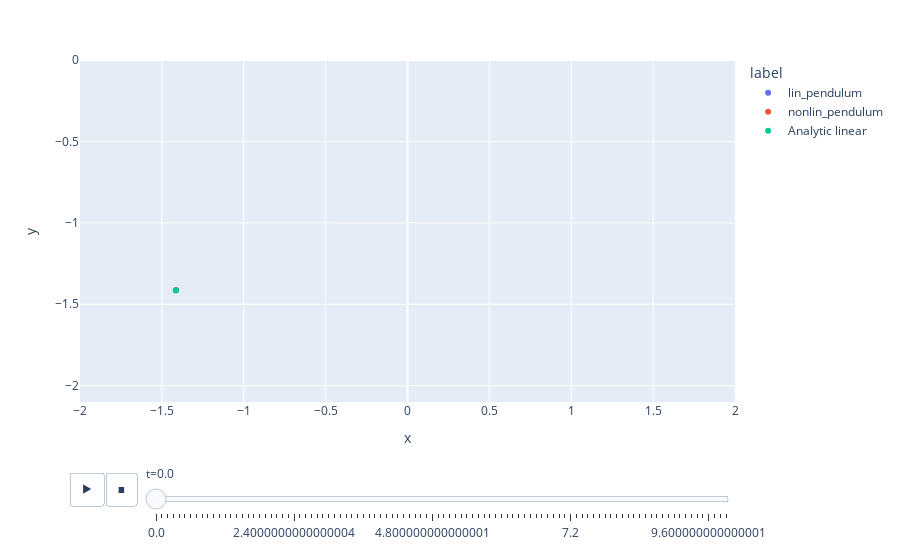

The code cell stored with this chart in its notebook:
### Code cell
px.scatter(ddf, x="x", y="y", animation_frame="t",  color='label', size_max=55, range_x=[-2,2], range_y=[-2.1,0])

### Figure 1 — Plotly figure (JSON) as saved in the notebook; plotly's stock layout.template omitted (floating-point values rounded to 4 significant figures)
{"data": [{"hovertemplate": "label=lin_pendulum<br>t=0.0<br>x=%{x}<br>y=%{y}<extra></extra>", "legendgroup": "lin_pendulum", "marker": {"color": "#636efa", "symbol": "circle"}, "mode": "markers", "name": "lin_pendulum", "orientation": "v", "showlegend": true, "type": "scatter", "x": [-1.414], "xaxis": "x", "y": [-1.414], "yaxis": "y"}, {"hovertemplate": "label=nonlin_pendulum<br>t=0.0<br>x=%{x}<br>y=%{y}<extra></extra>", "legendgroup": "nonlin_pendulum", "marker": {"color": "#EF553B", "symbol": "circle"}, "mode": "markers", "name": "nonlin_pendulum", "orientation": "v", "showlegend": true, "type": "scatter", "x": [-1.414], "xaxis": "x", "y": [-1.414], "yaxis": "y"}, {"hovertemplate": "label=Analytic linear<br>t=0.0<br>x=%{x}<br>y=%{y}<extra></extra>", "legendgroup": "Analytic linear", "marker": {"color": "#00cc96", "symbol": "circle"}, "mode": "markers", "name": "Analytic linear", "orientation": "v", "showlegend": true, "type": "scatter", "x": [-1.414], "xaxis": "x", "y": [-1.414], "yaxis": "y"}], "layout": {"legend": {"title": {"text": "label"}, "tracegroupgap": 0}, "margin": {"t": 60}, "sliders": [{"active": 0, "currentvalue": {"prefix": "t="}, "len": 0.9, "pad": {"b": 10, "t": 60}, "steps": [{"args": [["0.0"], {"frame": {"duration": 0, "redraw": false}, "fromcurrent": true, "mode": "immediate", "transition": {"duration": 0, "easing": "linear"}}], "label": "0.0", "method": "animate"}, {"args": [["0.1"], {"frame": {"duration": 0, "redraw": false}, "fromcurrent": true, "mode": "immediate", "transition": {"duration": 0, "easing": "linear"}}], "label": "0.1", "method": "animate"}, {"args": [["0.2"], {"frame": {"duration": 0, "redraw": false}, "fromcurrent": true, "mode": "immediate", "transition": {"duration": 0, "easing": "linear"}}], "label": "0.2", "method": "animate"}, {"args": [["0.30000000000000004"], {"frame": {"duration": 0, "redraw": false}, "fromcurrent": true, "mode": "immediate", "transition": {"duration": 0, "easing": "linear"}}], "label": "0.30000000000000004", "method": "animate"}, {"args": [["0.4"], {"frame": {"duration": 0, "redraw": false}, "fromcurrent": true, "mode": "immediate", "transition": {"duration": 0, "easing": "linear"}}], "label": "0.4", "method": "animate"}, {"args": [["0.5"], {"frame": {"duration": 0, "redraw": false}, "fromcurrent": true, "mode": "immediate", "transition": {"duration": 0, "easing": "linear"}}], "label": "0.5", "method": "animate"}, {"args": [["0.6000000000000001"], {"frame": {"duration": 0, "redraw": false}, "fromcurrent": true, "mode": "immediate", "transition": {"duration": 0, "easing": "linear"}}], "label": "0.6000000000000001", "method": "animate"}, {"args": [["0.7000000000000001"], {"frame": {"duration": 0, "redraw": false}, "fromcurrent": true, "mode": "immediate", "transition": {"duration": 0, "easing": "linear"}}], "label": "0.7000000000000001", "method": "animate"}, {"args": [["0.8"], {"frame": {"duration": 0, "redraw": false}, "fromcurrent": true, "mode": "immediate", "transition": {"duration": 0, "easing": "linear"}}], "label": "0.8", "method": "animate"}, {"args": [["0.9"], {"frame": {"duration": 0, "redraw": false}, "fromcurrent": true, "mode": "immediate", "transition": {"duration": 0, "easing": "linear"}}], "label": "0.9", "method": "animate"}, {"args": [["1.0"], {"frame": {"duration": 0, "redraw": false}, "fromcurrent": true, "mode": "immediate", "transition": {"duration": 0, "easing": "linear"}}], "label": "1.0", "method": "animate"}, {"args": [["1.1"], {"frame": {"duration": 0, "redraw": false}, "fromcurrent": true, "mode": "immediate", "transition": {"duration": 0, "easing": "linear"}}], "label": "1.1", "method": "animate"}, {"args": [["1.2000000000000002"], {"frame": {"duration": 0, "redraw": false}, "fromcurrent": true, "mode": "immediate", "transition": {"duration": 0, "easing": "linear"}}], "label": "1.2000000000000002", "method": "animate"}, {"args": [["1.3"], {"frame": {"duration": 0, "redraw": false}, "fromcurrent": true, "mode": "immediate", "transition": {"duration": 0, "easing": "linear"}}], "label": "1.3", "method": "animate"}, {"args": [["1.4000000000000001"], {"frame": {"duration": 0, "redraw": false}, "fromcurrent": true, "mode": "immediate", "transition": {"duration": 0, "easing": "linear"}}], "label": "1.4000000000000001", "method": "animate"}, {"args": [["1.5"], {"frame": {"duration": 0, "redraw": false}, "fromcurrent": true, "mode": "immediate", "transition": {"duration": 0, "easing": "linear"}}], "label": "1.5", "method": "animate"}, {"args": [["1.6"], {"frame": {"duration": 0, "redraw": false}, "fromcurrent": true, "mode": "immediate", "transition": {"duration": 0, "easing": "linear"}}], "label": "1.6", "method": "animate"}, {"args": [["1.7000000000000002"], {"frame": {"duration": 0, "redraw": false}, "fromcurrent": true, "mode": "immediate", "transition": {"duration": 0, "easing": "linear"}}], "label": "1.7000000000000002", "method": "animate"}, {"args": [["1.8"], {"frame": {"duration": 0, "redraw": false}, "fromcurrent": true, "mode": "immediate", "transition": {"duration": 0, "easing": "linear"}}], "label": "1.8", "method": "animate"}, {"args": [["1.9000000000000001"], {"frame": {"duration": 0, "redraw": false}, "fromcurrent": true, "mode": "immediate", "transition": {"duration": 0, "easing": "linear"}}], "label": "1.9000000000000001", "method": "animate"}, {"args": [["2.0"], {"frame": {"duration": 0, "redraw": false}, "fromcurrent": true, "mode": "immediate", "transition": {"duration": 0, "easing": "linear"}}], "label": "2.0", "method": "animate"}, {"args": [["2.1"], {"frame": {"duration": 0, "redraw": false}, "fromcurrent": true, "mode": "immediate", "transition": {"duration": 0, "easing": "linear"}}], "label": "2.1", "method": "animate"}, {"args": [["2.2"], {"frame": {"duration": 0, "redraw": false}, "fromcurrent": true, "mode": "immediate", "transition": {"duration": 0, "easing": "linear"}}], "label": "2.2", "method": "animate"}, {"args": [["2.3000000000000003"], {"frame": {"duration": 0, "redraw": false}, "fromcurrent": true, "mode": "immediate", "transition": {"duration": 0, "easing": "linear"}}], "label": "2.3000000000000003", "method": "animate"}, {"args": [["2.4000000000000004"], {"frame": {"duration": 0, "redraw": false}, "fromcurrent": true, "mode": "immediate", "transition": {"duration": 0, "easing": "linear"}}], "label": "2.4000000000000004", "method": "animate"}, {"args": [["2.5"], {"frame": {"duration": 0, "redraw": false}, "fromcurrent": true, "mode": "immediate", "transition": {"duration": 0, "easing": "linear"}}], "label": "2.5", "method": "animate"}, {"args": [["2.6"], {"frame": {"duration": 0, "redraw": false}, "fromcurrent": true, "mode": "immediate", "transition": {"duration": 0, "easing": "linear"}}], "label": "2.6", "method": "animate"}, {"args": [["2.7"], {"frame": {"duration": 0, "redraw": false}, "fromcurrent": true, "mode": "immediate", "transition": {"duration": 0, "easing": "linear"}}], "label": "2.7", "method": "animate"}, {"args": [["2.8000000000000003"], {"frame": {"duration": 0, "redraw": false}, "fromcurrent": true, "mode": "immediate", "transition": {"duration": 0, "easing": "linear"}}], "label": "2.8000000000000003", "method": "animate"}, {"args": [["2.9000000000000004"], {"frame": {"duration": 0, "redraw": false}, "fromcurrent": true, "mode": "immediate", "transition": {"duration": 0, "easing": "linear"}}], "label": "2.9000000000000004", "method": "animate"}, {"args": [["3.0"], {"frame": {"duration": 0, "redraw": false}, "fromcurrent": true, "mode": "immediate", "transition": {"duration": 0, "easing": "linear"}}], "label": "3.0", "method": "animate"}, {"args": [["3.1"], {"frame": {"duration": 0, "redraw": false}, "fromcurrent": true, "mode": "immediate", "transition": {"duration": 0, "easing": "linear"}}], "label": "3.1", "method": "animate"}, {"args": [["3.2"], {"frame": {"duration": 0, "redraw": false}, "fromcurrent": true, "mode": "immediate", "transition": {"duration": 0, "easing": "linear"}}], "label": "3.2", "method": "animate"}, {"args": [["3.3000000000000003"], {"frame": {"duration": 0, "redraw": false}, "fromcurrent": true, "mode": "immediate", "transition": {"duration": 0, "easing": "linear"}}], "label": "3.3000000000000003", "method": "animate"}, {"args": [["3.4000000000000004"], {"frame": {"duration": 0, "redraw": false}, "fromcurrent": true, "mode": "immediate", "transition": {"duration": 0, "easing": "linear"}}], "label": "3.4000000000000004", "method": "animate"}, {"args": [["3.5"], {"frame": {"duration": 0, "redraw": false}, "fromcurrent": true, "mode": "immediate", "transition": {"duration": 0, "easing": "linear"}}], "label": "3.5", "method": "animate"}, {"args": [["3.6"], {"frame": {"duration": 0, "redraw": false}, "fromcurrent": true, "mode": "immediate", "transition": {"duration": 0, "easing": "linear"}}], "label": "3.6", "method": "animate"}, {"args": [["3.7"], {"frame": {"duration": 0, "redraw": false}, "fromcurrent": true, "mode": "immediate", "transition": {"duration": 0, "easing": "linear"}}], "label": "3.7", "method": "animate"}, {"args": [["3.8000000000000003"], {"frame": {"duration": 0, "redraw": false}, "fromcurrent": true, "mode": "immediate", "transition": {"duration": 0, "easing": "linear"}}], "label": "3.8000000000000003", "method": "animate"}, {"args": [["3.9000000000000004"], {"frame": {"duration": 0, "redraw": false}, "fromcurrent": true, "mode": "immediate", "transition": {"duration": 0, "easing": "linear"}}], "label": "3.9000000000000004", "method": "animate"}, {"args": [["4.0"], {"frame": {"duration": 0, "redraw": false}, "fromcurrent": true, "mode": "immediate", "transition": {"duration": 0, "easing": "linear"}}], "label": "4.0", "method": "animate"}, {"args": [["4.1000000000000005"], {"frame": {"duration": 0, "redraw": false}, "fromcurrent": true, "mode": "immediate", "transition": {"duration": 0, "easing": "linear"}}], "label": "4.1000000000000005", "method": "animate"}, {"args": [["4.2"], {"frame": {"duration": 0, "redraw": false}, "fromcurrent": true, "mode": "immediate", "transition": {"duration": 0, "easing": "linear"}}], "label": "4.2", "method": "animate"}, {"args": [["4.3"], {"frame": {"duration": 0, "redraw": false}, "fromcurrent": true, "mode": "immediate", "transition": {"duration": 0, "easing": "linear"}}], "label": "4.3", "method": "animate"}, {"args": [["4.4"], {"frame": {"duration": 0, "redraw": false}, "fromcurrent": true, "mode": "immediate", "transition": {"duration": 0, "easing": "linear"}}], "label": "4.4", "method": "animate"}, {"args": [["4.5"], {"frame": {"duration": 0, "redraw": false}, "fromcurrent": true, "mode": "immediate", "transition": {"duration": 0, "easing": "linear"}}], "label": "4.5", "method": "animate"}, {"args": [["4.6000000000000005"], {"frame": {"duration": 0, "redraw": false}, "fromcurrent": true, "mode": "immediate", "transition": {"duration": 0, "easing": "linear"}}], "label": "4.6000000000000005", "method": "animate"}, {"args": [["4.7"], {"frame": {"duration": 0, "redraw": false}, "fromcurrent": true, "mode": "immediate", "transition": {"duration": 0, "easing": "linear"}}], "label": "4.7", "method": "animate"}, {"args": [["4.800000000000001"], {"frame": {"duration": 0, "redraw": false}, "fromcurrent": true, "mode": "immediate", "transition": {"duration": 0, "easing": "linear"}}], "label": "4.800000000000001", "method": "animate"}, {"args": [["4.9"], {"frame": {"duration": 0, "redraw": false}, "fromcurrent": true, "mode": "immediate", "transition": {"duration": 0, "easing": "linear"}}], "label": "4.9", "method": "animate"}, {"args": [["5.0"], {"frame": {"duration": 0, "redraw": false}, "fromcurrent": true, "mode": "immediate", "transition": {"duration": 0, "easing": "linear"}}], "label": "5.0", "method": "animate"}, {"args": [["5.1000000000000005"], {"frame": {"duration": 0, "redraw": false}, "fromcurrent": true, "mode": "immediate", "transition": {"duration": 0, "easing": "linear"}}], "label": "5.1000000000000005", "method": "animate"}, {"args": [["5.2"], {"frame": {"duration": 0, "redraw": false}, "fromcurrent": true, "mode": "immediate", "transition": {"duration": 0, "easing": "linear"}}], "label": "5.2", "method": "animate"}, {"args": [["5.300000000000001"], {"frame": {"duration": 0, "redraw": false}, "fromcurrent": true, "mode": "immediate", "transition": {"duration": 0, "easing": "linear"}}], "label": "5.300000000000001", "method": "animate"}, {"args": [["5.4"], {"frame": {"duration": 0, "redraw": false}, "fromcurrent": true, "mode": "immediate", "transition": {"duration": 0, "easing": "linear"}}], "label": "5.4", "method": "animate"}, {"args": [["5.5"], {"frame": {"duration": 0, "redraw": false}, "fromcurrent": true, "mode": "immediate", "transition": {"duration": 0, "easing": "linear"}}], "label": "5.5", "method": "animate"}, {"args": [["5.6000000000000005"], {"frame": {"duration": 0, "redraw": false}, "fromcurrent": true, "mode": "immediate", "transition": {"duration": 0, "easing": "linear"}}], "label": "5.6000000000000005", "method": "animate"}, {"args": [["5.7"], {"frame": {"duration": 0, "redraw": false}, "fromcurrent": true, "mode": "immediate", "transition": {"duration": 0, "easing": "linear"}}], "label": "5.7", "method": "animate"}, {"args": [["5.800000000000001"], {"frame": {"duration": 0, "redraw": false}, "fromcurrent": true, "mode": "immediate", "transition": {"duration": 0, "easing": "linear"}}], "label": "5.800000000000001", "method": "animate"}, {"args": [["5.9"], {"frame": {"duration": 0, "redraw": false}, "fromcurrent": true, "mode": "immediate", "transition": {"duration": 0, "easing": "linear"}}], "label": "5.9", "method": "animate"}, {"args": [["6.0"], {"frame": {"duration": 0, "redraw": false}, "fromcurrent": true, "mode": "immediate", "transition": {"duration": 0, "easing": "linear"}}], "label": "6.0", "method": "animate"}, {"args": [["6.1000000000000005"], {"frame": {"duration": 0, "redraw": false}, "fromcurrent": true, "mode": "immediate", "transition": {"duration": 0, "easing": "linear"}}], "label": "6.1000000000000005", "method": "animate"}, {"args": [["6.2"], {"frame": {"duration": 0, "redraw": false}, "fromcurrent": true, "mode": "immediate", "transition": {"duration": 0, "easing": "linear"}}], "label": "6.2", "method": "animate"}, {"args": [["6.300000000000001"], {"frame": {"duration": 0, "redraw": false}, "fromcurrent": true, "mode": "immediate", "transition": {"duration": 0, "easing": "linear"}}], "label": "6.300000000000001", "method": "animate"}, {"args": [["6.4"], {"frame": {"duration": 0, "redraw": false}, "fromcurrent": true, "mode": "immediate", "transition": {"duration": 0, "easing": "linear"}}], "label": "6.4", "method": "animate"}, {"args": [["6.5"], {"frame": {"duration": 0, "redraw": false}, "fromcurrent": true, "mode": "immediate", "transition": {"duration": 0, "easing": "linear"}}], "label": "6.5", "method": "animate"}, {"args": [["6.6000000000000005"], {"frame": {"duration": 0, "redraw": false}, "fromcurrent": true, "mode": "immediate", "transition": {"duration": 0, "easing": "linear"}}], "label": "6.6000000000000005", "method": "animate"}, {"args": [["6.7"], {"frame": {"duration": 0, "redraw": false}, "fromcurrent": true, "mode": "immediate", "transition": {"duration": 0, "easing": "linear"}}], "label": "6.7", "method": "animate"}, {"args": [["6.800000000000001"], {"frame": {"duration": 0, "redraw": false}, "fromcurrent": true, "mode": "immediate", "transition": {"duration": 0, "easing": "linear"}}], "label": "6.800000000000001", "method": "animate"}, {"args": [["6.9"], {"frame": {"duration": 0, "redraw": false}, "fromcurrent": true, "mode": "immediate", "transition": {"duration": 0, "easing": "linear"}}], "label": "6.9", "method": "animate"}, {"args": [["7.0"], {"frame": {"duration": 0, "redraw": false}, "fromcurrent": true, "mode": "immediate", "transition": {"duration": 0, "easing": "linear"}}], "label": "7.0", "method": "animate"}, {"args": [["7.1000000000000005"], {"frame": {"duration": 0, "redraw": false}, "fromcurrent": true, "mode": "immediate", "transition": {"duration": 0, "easing": "linear"}}], "label": "7.1000000000000005", "method": "animate"}, {"args": [["7.2"], {"frame": {"duration": 0, "redraw": false}, "fromcurrent": true, "mode": "immediate", "transition": {"duration": 0, "easing": "linear"}}], "label": "7.2", "method": "animate"}, {"args": [["7.300000000000001"], {"frame": {"duration": 0, "redraw": false}, "fromcurrent": true, "mode": "immediate", "transition": {"duration": 0, "easing": "linear"}}], "label": "7.300000000000001", "method": "animate"}, {"args": [["7.4"], {"frame": {"duration": 0, "redraw": false}, "fromcurrent": true, "mode": "immediate", "transition": {"duration": 0, "easing": "linear"}}], "label": "7.4", "method": "animate"}, {"args": [["7.5"], {"frame": {"duration": 0, "redraw": false}, "fromcurrent": true, "mode": "immediate", "transition": {"duration": 0, "easing": "linear"}}], "label": "7.5", "method": "animate"}, {"args": [["7.6000000000000005"], {"frame": {"duration": 0, "redraw": false}, "fromcurrent": true, "mode": "immediate", "transition": {"duration": 0, "easing": "linear"}}], "label": "7.6000000000000005", "method": "animate"}, {"args": [["7.7"], {"frame": {"duration": 0, "redraw": false}, "fromcurrent": true, "mode": "immediate", "transition": {"duration": 0, "easing": "linear"}}], "label": "7.7", "method": "animate"}, {"args": [["7.800000000000001"], {"frame": {"duration": 0, "redraw": false}, "fromcurrent": true, "mode": "immediate", "transition": {"duration": 0, "easing": "linear"}}], "label": "7.800000000000001", "method": "animate"}, {"args": [["7.9"], {"frame": {"duration": 0, "redraw": false}, "fromcurrent": true, "mode": "immediate", "transition": {"duration": 0, "easing": "linear"}}], "label": "7.9", "method": "animate"}, {"args": [["8.0"], {"frame": {"duration": 0, "redraw": false}, "fromcurrent": true, "mode": "immediate", "transition": {"duration": 0, "easing": "linear"}}], "label": "8.0", "method": "animate"}, {"args": [["8.1"], {"frame": {"duration": 0, "redraw": false}, "fromcurrent": true, "mode": "immediate", "transition": {"duration": 0, "easing": "linear"}}], "label": "8.1", "method": "animate"}, {"args": [["8.200000000000001"], {"frame": {"duration": 0, "redraw": false}, "fromcurrent": true, "mode": "immediate", "transition": {"duration": 0, "easing": "linear"}}], "label": "8.200000000000001", "method": "animate"}, {"args": [["8.3"], {"frame": {"duration": 0, "redraw": false}, "fromcurrent": true, "mode": "immediate", "transition": {"duration": 0, "easing": "linear"}}], "label": "8.3", "method": "animate"}, {"args": [["8.4"], {"frame": {"duration": 0, "redraw": false}, "fromcurrent": true, "mode": "immediate", "transition": {"duration": 0, "easing": "linear"}}], "label": "8.4", "method": "animate"}, {"args": [["8.5"], {"frame": {"duration": 0, "redraw": false}, "fromcurrent": true, "mode": "immediate", "transition": {"duration": 0, "easing": "linear"}}], "label": "8.5", "method": "animate"}, {"args": [["8.6"], {"frame": {"duration": 0, "redraw": false}, "fromcurrent": true, "mode": "immediate", "transition": {"duration": 0, "easing": "linear"}}], "label": "8.6", "method": "animate"}, {"args": [["8.700000000000001"], {"frame": {"duration": 0, "redraw": false}, "fromcurrent": true, "mode": "immediate", "transition": {"duration": 0, "easing": "linear"}}], "label": "8.700000000000001", "method": "animate"}, {"args": [["8.8"], {"frame": {"duration": 0, "redraw": false}, "fromcurrent": true, "mode": "immediate", "transition": {"duration": 0, "easing": "linear"}}], "label": "8.8", "method": "animate"}, {"args": [["8.9"], {"frame": {"duration": 0, "redraw": false}, "fromcurrent": true, "mode": "immediate", "transition": {"duration": 0, "easing": "linear"}}], "label": "8.9", "method": "animate"}, {"args": [["9.0"], {"frame": {"duration": 0, "redraw": false}, "fromcurrent": true, "mode": "immediate", "transition": {"duration": 0, "easing": "linear"}}], "label": "9.0", "method": "animate"}, {"args": [["9.1"], {"frame": {"duration": 0, "redraw": false}, "fromcurrent": true, "mode": "immediate", "transition": {"duration": 0, "easing": "linear"}}], "label": "9.1", "method": "animate"}, {"args": [["9.200000000000001"], {"frame": {"duration": 0, "redraw": false}, "fromcurrent": true, "mode": "immediate", "transition": {"duration": 0, "easing": "linear"}}], "label": "9.200000000000001", "method": "animate"}, {"args": [["9.3"], {"frame": {"duration": 0, "redraw": false}, "fromcurrent": true, "mode": "immediate", "transition": {"duration": 0, "easing": "linear"}}], "label": "9.3", "method": "animate"}, {"args": [["9.4"], {"frame": {"duration": 0, "redraw": false}, "fromcurrent": true, "mode": "immediate", "transition": {"duration": 0, "easing": "linear"}}], "label": "9.4", "method": "animate"}, {"args": [["9.5"], {"frame": {"duration": 0, "redraw": false}, "fromcurrent": true, "mode": "immediate", "transition": {"duration": 0, "easing": "linear"}}], "label": "9.5", "method": "animate"}, {"args": [["9.600000000000001"], {"frame": {"duration": 0, "redraw": false}, "fromcurrent": true, "mode": "immediate", "transition": {"duration": 0, "easing": "linear"}}], "label": "9.600000000000001", "method": "animate"}, {"args": [["9.700000000000001"], {"frame": {"duration": 0, "redraw": false}, "fromcurrent": true, "mode": "immediate", "transition": {"duration": 0, "easing": "linear"}}], "label": "9.700000000000001", "method": "animate"}, {"args": [["9.8"], {"frame": {"duration": 0, "redraw": false}, "fromcurrent": true, "mode": "immediate", "transition": {"duration": 0, "easing": "linear"}}], "label": "9.8", "method": "animate"}, {"args": [["9.9"], {"frame": {"duration": 0, "redraw": false}, "fromcurrent": true, "mode": "immediate", "transition": {"duration": 0, "easing": "linear"}}], "label": "9.9", "method": "animate"}], "x": 0.1, "xanchor": "left", "y": 0, "yanchor": "top"}], "updatemenus": [{"buttons": [{"args": [null, {"frame": {"duration": 500, "redraw": false}, "fromcurrent": true, "mode": "immediate", "transition": {"duration": 500, "easing": "linear"}}], "label": "&#9654;", "method": "animate"}, {"args": [[null], {"frame": {"duration": 0, "redraw": false}, "fromcurrent": true, "mode": "immediate", "transition": {"duration": 0, "easing": "linear"}}], "label": "&#9724;", "method": "animate"}], "direction": "left", "pad": {"r": 10, "t": 70}, "showactive": false, "type": "buttons", "x": 0.1, "xanchor": "right", "y": 0, "yanchor": "top"}], "xaxis": {"anchor": "y", "domain": [0, 1], "range": [-2, 2], "title": {"text": "x"}}, "yaxis": {"anchor": "x", "domain": [0, 1], "range": [-2.1, 0], "title": {"text": "y"}}}}
